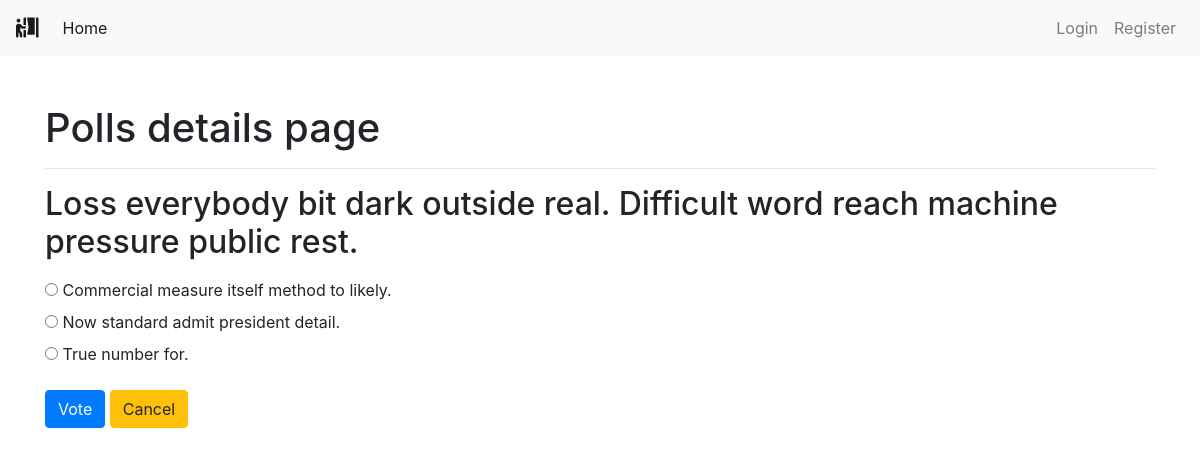
The page /polls/1/ on the database its author committed.
### polls/models.py (models this page shows, shortened)
class Poll(models.Model):
    owner = models.ForeignKey(User, on_delete=models.CASCADE)
    text = models.TextField()
    pub_date = models.DateTimeField(default=timezone.now)
    active = models.BooleanField(default=True)
    created_at = models.DateTimeField(auto_now_add=True)
    def __str__(self):
        return self.text

class Choice(models.Model):
    poll = models.ForeignKey(Poll, on_delete=models.CASCADE)
    choice_text = models.CharField(max_length=255)
    created_at = models.DateTimeField(auto_now_add=True)
    updated_at = models.DateTimeField(auto_now=True)

### polls/views.py (the view)
# urls.py: path('<int:poll_id>/', views.poll_detail, name='detail'),
def poll_detail(request, poll_id):
    poll = get_object_or_404(Poll, id=poll_id)
    if not poll.active:
        return render(request, 'polls/poll_result.html', {'poll': poll})
    loop_count = poll.choice_set.count()
    context = {
        'poll': poll,
        'loop_time': range(0, loop_count),
    }
    return render(request, 'polls/poll_detail.html', context)

### polls/templates/polls/poll_detail.html (shortened to what this page needs)
{% extends 'base.html' %}
{% block content %}
<div class="container">
    <h1>Polls details page</h1>
    <hr>
    <h2 class="mt-3 mb-3">{{ poll }}</h2>
    <form action="{% url 'polls:vote' poll.id %}" method="POST">
        {% for choice in poll.choice_set.all %}
        <input type="radio" name="choice" id="choice{{ forloop.counter }}" value="{{ choice.id }}">
        <label for="choice{{ forloop.counter }}">{{ choice.choice_text }}</label>
        <br>
        {% endfor %}
        <input type="submit" value="Vote" class="btn btn-primary mt-3">
        <a class="btn btn-warning mt-3" href="{% url 'polls:list' %}" role="button">Cancel</a>
    </form>
</div>
{% endblock content %}

### rows shown on the page
Poll: text "Loss everybody bit dark outside real. Difficult word reach machine pressure public rest."
Choice: choice_text "Commercial measure itself method to likely."
Choice: choice_text "Now standard admit president detail."
Choice: choice_text "True number for."
